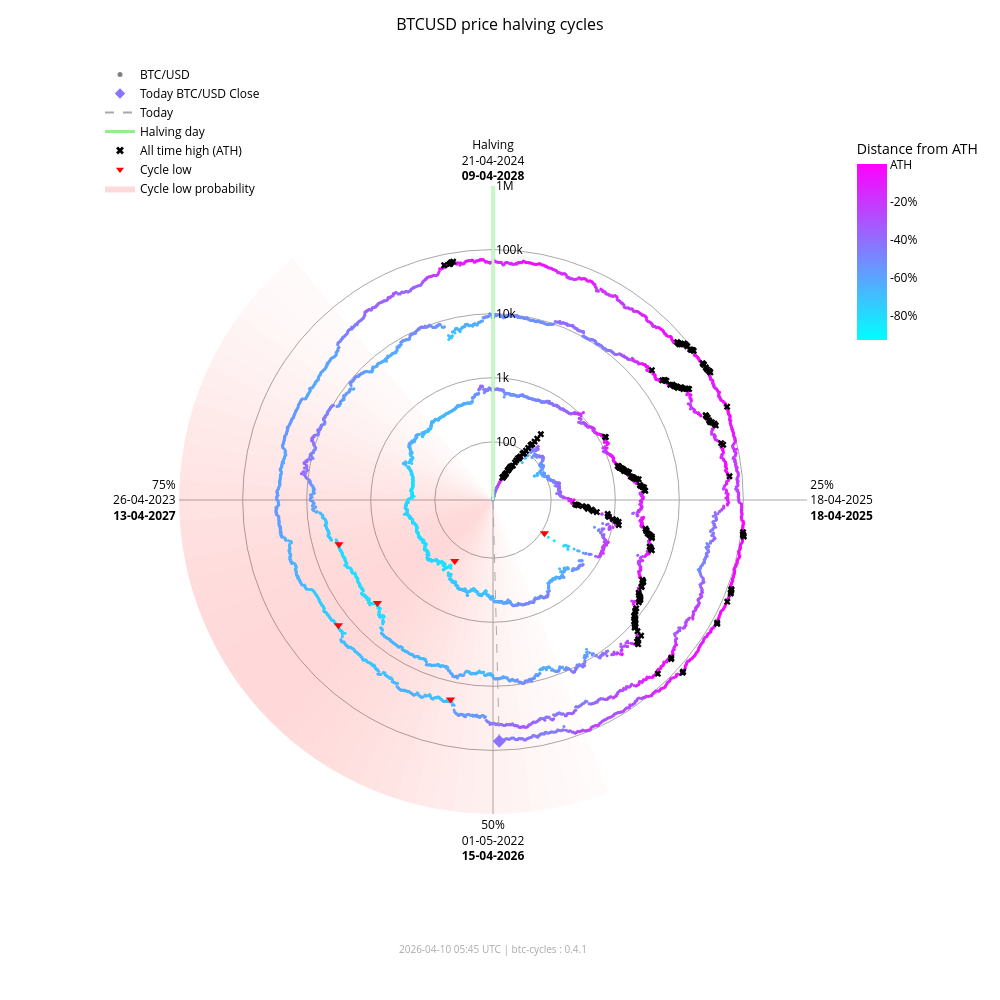

This figure's notebook cell:
### Markdown cell above
### Interactive chart (plotly)

### Code cell
fig_interactive = btc.plot(
    kind="interactive",
    from_date="2012-11-28",
)
# plotly config for interactivity
config = {"scrollZoom": True, "displayModeBar": True}
# display in notebook
fig_interactive.show(config=config)

### Figure 1 — Plotly figure (JSON) as saved in the notebook; plotly's stock layout.template omitted (floating-point values rounded to 4 significant figures; data arrays with more than 128 entries replaced by an {"elided": "..."} marker saying what was removed)
{"data": [{"fill": "toself", "fillcolor": "rgba(255,0,0,0.017168280509461755)", "hoverinfo": "skip", "line": {"width": 0}, "mode": "lines", "r": [12.35, 1000000, 1000000, 12.35, 12.35], "showlegend": false, "theta": [158.4, 158.4, 162.0, 162.0, 158.4], "type": "scatterpolar"}, {"fill": "toself", "fillcolor": "rgba(255,0,0,0.022114794501891175)", "hoverinfo": "skip", "line": {"width": 0}, "mode": "lines", "r": [12.35, 1000000, 1000000, 12.35, 12.35], "showlegend": false, "theta": [162.0, 162.0, 165.6, 165.6, 162.0], "type": "scatterpolar"}, {"fill": "toself", "fillcolor": "rgba(255,0,0,0.02790404259511669)", "hoverinfo": "skip", "line": {"width": 0}, "mode": "lines", "r": [12.35, 1000000, 1000000, 12.35, 12.35], "showlegend": false, "theta": [165.6, 165.6, 169.2, 169.2, 165.6], "type": "scatterpolar"}, {"fill": "toself", "fillcolor": "rgba(255,0,0,0.034518294852420334)", "hoverinfo": "skip", "line": {"width": 0}, "mode": "lines", "r": [12.35, 1000000, 1000000, 12.35, 12.35], "showlegend": false, "theta": [169.2, 169.2, 172.8, 172.8, 169.2], "type": "scatterpolar"}, {"fill": "toself", "fillcolor": "rgba(255,0,0,0.041901979682821514)", "hoverinfo": "skip", "line": {"width": 0}, "mode": "lines", "r": [12.35, 1000000, 1000000, 12.35, 12.35], "showlegend": false, "theta": [172.8, 172.8, 176.4, 176.4, 172.8], "type": "scatterpolar"}, {"fill": "toself", "fillcolor": "rgba(255,0,0,0.04996405861294358)", "hoverinfo": "skip", "line": {"width": 0}, "mode": "lines", "r": [12.35, 1000000, 1000000, 12.35, 12.35], "showlegend": false, "theta": [176.4, 176.4, 180.0, 180.0, 176.4], "type": "scatterpolar"}, {"fill": "toself", "fillcolor": "rgba(255,0,0,0.05858349692240514)", "hoverinfo": "skip", "line": {"width": 0}, "mode": "lines", "r": [12.35, 1000000, 1000000, 12.35, 12.35], "showlegend": false, "theta": [180.0, 180.0, 183.6, 183.6, 180.0], "type": "scatterpolar"}, {"fill": "toself", "fillcolor": "rgba(255,0,0,0.06761662035375064)", "hoverinfo": "skip", "line": {"width": 0}, "mode": "lines", "r": [12.35, 1000000, 1000000, 12.35, 12.35], "showlegend": false, "theta": [183.6, 183.6, 187.2, 187.2, 183.6], "type": "scatterpolar"}, {"fill": "toself", "fillcolor": "rgba(255,0,0,0.07690481219944661)", "hoverinfo": "skip", "line": {"width": 0}, "mode": "lines", "r": [12.35, 1000000, 1000000, 12.35, 12.35], "showlegend": false, "theta": [187.2, 187.2, 190.8, 190.8, 187.2], "type": "scatterpolar"}, {"fill": "toself", "fillcolor": "rgba(255,0,0,0.08628112000611096)", "hoverinfo": "skip", "line": {"width": 0}, "mode": "lines", "r": [12.35, 1000000, 1000000, 12.35, 12.35], "showlegend": false, "theta": [190.8, 190.8, 194.4, 194.4, 190.8], "type": "scatterpolar"}, {"fill": "toself", "fillcolor": "rgba(255,0,0,0.09557490841018089)", "hoverinfo": "skip", "line": {"width": 0}, "mode": "lines", "r": [12.35, 1000000, 1000000, 12.35, 12.35], "showlegend": false, "theta": [194.4, 194.4, 198.0, 198.0, 194.4], "type": "scatterpolar"}, {"fill": "toself", "fillcolor": "rgba(255,0,0,0.10461455782963762)", "hoverinfo": "skip", "line": {"width": 0}, "mode": "lines", "r": [12.35, 1000000, 1000000, 12.35, 12.35], "showlegend": false, "theta": [198.0, 198.0, 201.6, 201.6, 198.0], "type": "scatterpolar"}, {"fill": "toself", "fillcolor": "rgba(255,0,0,0.11322908719652829)", "hoverinfo": "skip", "line": {"width": 0}, "mode": "lines", "r": [12.35, 1000000, 1000000, 12.35, 12.35], "showlegend": false, "theta": [201.6, 201.6, 205.2, 205.2, 201.6], "type": "scatterpolar"}, {"fill": "toself", "fillcolor": "rgba(255,0,0,0.12125015337052986)", "hoverinfo": "skip", "line": {"width": 0}, "mode": "lines", "r": [12.35, 1000000, 1000000, 12.35, 12.35], "showlegend": false, "theta": [205.2, 205.2, 208.8, 208.8, 205.2], "type": "scatterpolar"}, {"fill": "toself", "fillcolor": "rgba(255,0,0,0.12851590515331976)", "hoverinfo": "skip", "line": {"width": 0}, "mode": "lines", "r": [12.35, 1000000, 1000000, 12.35, 12.35], "showlegend": false, "theta": [208.8, 208.8, 212.4, 212.4, 208.8], "type": "scatterpolar"}, {"fill": "toself", "fillcolor": "rgba(255,0,0,0.13487757461161184)", "hoverinfo": "skip", "line": {"width": 0}, "mode": "lines", "r": [12.35, 1000000, 1000000, 12.35, 12.35], "showlegend": false, "theta": [212.4, 212.4, 216.0, 216.0, 212.4], "type": "scatterpolar"}, {"fill": "toself", "fillcolor": "rgba(255,0,0,0.14020862181849592)", "hoverinfo": "skip", "line": {"width": 0}, "mode": "lines", "r": [12.35, 1000000, 1000000, 12.35, 12.35], "showlegend": false, "theta": [216.0, 216.0, 219.6, 219.6, 216.0], "type": "scatterpolar"}, {"fill": "toself", "fillcolor": "rgba(255,0,0,0.14441504950654527)", "hoverinfo": "skip", "line": {"width": 0}, "mode": "lines", "r": [12.35, 1000000, 1000000, 12.35, 12.35], "showlegend": false, "theta": [219.6, 219.6, 223.2, 223.2, 219.6], "type": "scatterpolar"}, {"fill": "toself", "fillcolor": "rgba(255,0,0,0.14744459351271713)", "hoverinfo": "skip", "line": {"width": 0}, "mode": "lines", "r": [12.35, 1000000, 1000000, 12.35, 12.35], "showlegend": false, "theta": [223.2, 223.2, 226.8, 226.8, 223.2], "type": "scatterpolar"}, {"fill": "toself", "fillcolor": "rgba(255,0,0,0.14929223192296423)", "hoverinfo": "skip", "line": {"width": 0}, "mode": "lines", "r": [12.35, 1000000, 1000000, 12.35, 12.35], "showlegend": false, "theta": [226.8, 226.8, 230.4, 230.4, 226.8], "type": "scatterpolar"}, {"fill": "toself", "fillcolor": "rgba(255,0,0,0.15)", "hoverinfo": "skip", "line": {"width": 0}, "mode": "lines", "r": [12.35, 1000000, 1000000, 12.35, 12.35], "showlegend": false, "theta": [230.4, 230.4, 234.0, 234.0, 230.4], "type": "scatterpolar"}, {"fill": "toself", "fillcolor": "rgba(255,0,0,0.14965033825231114)", "hoverinfo": "skip", "line": {"width": 0}, "mode": "lines", "r": [12.35, 1000000, 1000000, 12.35, 12.35], "showlegend": false, "theta": [234.0, 234.0, 237.6, 237.6, 234.0], "type": "scatterpolar"}, {"fill": "toself", "fillcolor": "rgba(255,0,0,0.14835378057909807)", "hoverinfo": "skip", "line": {"width": 0}, "mode": "lines", "r": [12.35, 1000000, 1000000, 12.35, 12.35], "showlegend": false, "theta": [237.6, 237.6, 241.2, 241.2, 237.6], "type": "scatterpolar"}, {"fill": "toself", "fillcolor": "rgba(255,0,0,0.14623322283554635)", "hoverinfo": "skip", "line": {"width": 0}, "mode": "lines", "r": [12.35, 1000000, 1000000, 12.35, 12.35], "showlegend": false, "theta": [241.2, 241.2, 244.8, 244.8, 241.2], "type": "scatterpolar"}, {"fill": "toself", "fillcolor": "rgba(255,0,0,0.1434078538226231)", "hoverinfo": "skip", "line": {"width": 0}, "mode": "lines", "r": [12.35, 1000000, 1000000, 12.35, 12.35], "showlegend": false, "theta": [244.8, 244.8, 248.4, 248.4, 244.8], "type": "scatterpolar"}, {"fill": "toself", "fillcolor": "rgba(255,0,0,0.13997983179373427)", "hoverinfo": "skip", "line": {"width": 0}, "mode": "lines", "r": [12.35, 1000000, 1000000, 12.35, 12.35], "showlegend": false, "theta": [248.4, 248.4, 252.0, 252.0, 248.4], "type": "scatterpolar"}, {"fill": "toself", "fillcolor": "rgba(255,0,0,0.13602598258454268)", "hoverinfo": "skip", "line": {"width": 0}, "mode": "lines", "r": [12.35, 1000000, 1000000, 12.35, 12.35], "showlegend": false, "theta": [252.0, 252.0, 255.6, 255.6, 252.0], "type": "scatterpolar"}, {"fill": "toself", "fillcolor": "rgba(255,0,0,0.13159547355344953)", "hoverinfo": "skip", "line": {"width": 0}, "mode": "lines", "r": [12.35, 1000000, 1000000, 12.35, 12.35], "showlegend": false, "theta": [255.6, 255.6, 259.2, 259.2, 255.6], "type": "scatterpolar"}, {"fill": "toself", "fillcolor": "rgba(255,0,0,0.12671301775492697)", "hoverinfo": "skip", "line": {"width": 0}, "mode": "lines", "r": [12.35, 1000000, 1000000, 12.35, 12.35], "showlegend": false, "theta": [259.2, 259.2, 262.8, 262.8, 259.2], "type": "scatterpolar"}, {"fill": "toself", "fillcolor": "rgba(255,0,0,0.12138610149219965)", "hoverinfo": "skip", "line": {"width": 0}, "mode": "lines", "r": [12.35, 1000000, 1000000, 12.35, 12.35], "showlegend": false, "theta": [262.8, 262.8, 266.4, 266.4, 262.8], "type": "scatterpolar"}, {"fill": "toself", "fillcolor": "rgba(255,0,0,0.1156142551644921)", "hoverinfo": "skip", "line": {"width": 0}, "mode": "lines", "r": [12.35, 1000000, 1000000, 12.35, 12.35], "showlegend": false, "theta": [266.4, 266.4, 270.0, 270.0, 266.4], "type": "scatterpolar"}, {"fill": "toself", "fillcolor": "rgba(255,0,0,0.10939851441251548)", "hoverinfo": "skip", "line": {"width": 0}, "mode": "lines", "r": [12.35, 1000000, 1000000, 12.35, 12.35], "showlegend": false, "theta": [270.0, 270.0, 273.6, 273.6, 270.0], "type": "scatterpolar"}, {"fill": "toself", "fillcolor": "rgba(255,0,0,0.10274974912946185)", "hoverinfo": "skip", "line": {"width": 0}, "mode": "lines", "r": [12.35, 1000000, 1000000, 12.35, 12.35], "showlegend": false, "theta": [273.6, 273.6, 277.2, 277.2, 273.6], "type": "scatterpolar"}, {"fill": "toself", "fillcolor": "rgba(255,0,0,0.09569517349791425)", "hoverinfo": "skip", "line": {"width": 0}, "mode": "lines", "r": [12.35, 1000000, 1000000, 12.35, 12.35], "showlegend": false, "theta": [277.2, 277.2, 280.8, 280.8, 277.2], "type": "scatterpolar"}, {"fill": "toself", "fillcolor": "rgba(255,0,0,0.08828282625646727)", "hoverinfo": "skip", "line": {"width": 0}, "mode": "lines", "r": [12.35, 1000000, 1000000, 12.35, 12.35], "showlegend": false, "theta": [280.8, 280.8, 284.4, 284.4, 280.8], "type": "scatterpolar"}, {"fill": "toself", "fillcolor": "rgba(255,0,0,0.08058400018765345)", "hoverinfo": "skip", "line": {"width": 0}, "mode": "lines", "r": [12.35, 1000000, 1000000, 12.35, 12.35], "showlegend": false, "theta": [284.4, 284.4, 288.0, 288.0, 284.4], "type": "scatterpolar"}, {"fill": "toself", "fillcolor": "rgba(255,0,0,0.07269354608292704)", "hoverinfo": "skip", "line": {"width": 0}, "mode": "lines", "r": [12.35, 1000000, 1000000, 12.35, 12.35], "showlegend": false, "theta": [288.0, 288.0, 291.6, 291.6, 288.0], "type": "scatterpolar"}, {"fill": "toself", "fillcolor": "rgba(255,0,0,0.06472784449068783)", "hoverinfo": "skip", "line": {"width": 0}, "mode": "lines", "r": [12.35, 1000000, 1000000, 12.35, 12.35], "showlegend": false, "theta": [291.6, 291.6, 295.2, 295.2, 291.6], "type": "scatterpolar"}, {"fill": "toself", "fillcolor": "rgba(255,0,0,0.05682021976743955)", "hoverinfo": "skip", "line": {"width": 0}, "mode": "lines", "r": [12.35, 1000000, 1000000, 12.35, 12.35], "showlegend": false, "theta": [295.2, 295.2, 298.8, 298.8, 295.2], "type": "scatterpolar"}, {"fill": "toself", "fillcolor": "rgba(255,0,0,0.04911378436707333)", "hoverinfo": "skip", "line": {"width": 0}, "mode": "lines", "r": [12.35, 1000000, 1000000, 12.35, 12.35], "showlegend": false, "theta": [298.8, 298.8, 302.4, 302.4, 298.8], "type": "scatterpolar"}, {"fill": "toself", "fillcolor": "rgba(255,0,0,0.04175213714896469)", "hoverinfo": "skip", "line": {"width": 0}, "mode": "lines", "r": [12.35, 1000000, 1000000, 12.35, 12.35], "showlegend": false, "theta": [302.4, 302.4, 306.0, 306.0, 302.4], "type": "scatterpolar"}, {"fill": "toself", "fillcolor": "rgba(255,0,0,0.034868865657538876)", "hoverinfo": "skip", "line": {"width": 0}, "mode": "lines", "r": [12.35, 1000000, 1000000, 12.35, 12.35], "showlegend": false, "theta": [306.0, 306.0, 309.6, 309.6, 306.0], "type": "scatterpolar"}, {"fill": "toself", "fillcolor": "rgba(255,0,0,0.02857722515334582)", "hoverinfo": "skip", "line": {"width": 0}, "mode": "lines", "r": [12.35, 1000000, 1000000, 12.35, 12.35], "showlegend": false, "theta": [309.6, 309.6, 313.2, 313.2, 309.6], "type": "scatterpolar"}, {"fill": "toself", "fillcolor": "rgba(255,0,0,0.022961515313555197)", "hoverinfo": "skip", "line": {"width": 0}, "mode": "lines", "r": [12.35, 1000000, 1000000, 12.35, 12.35], "showlegend": false, "theta": [313.2, 313.2, 316.8, 316.8, 313.2], "type": "scatterpolar"}, {"fill": "toself", "fillcolor": "rgba(255,0,0,0.01807146942917362)", "hoverinfo": "skip", "line": {"width": 0}, "mode": "lines", "r": [12.35, 1000000, 1000000, 12.35, 12.35], "showlegend": false, "theta": [316.8, 316.8, 320.4, 320.4, 316.8], "type": "scatterpolar"}, {"hoverinfo": "text", "marker": {"color": {"elided": "4882 str values"}, "size": 3}, "mode": "markers", "r": {"elided": "4882 float values"}, "showlegend": false, "text": {"elided": "4882 str values"}, "theta": {"elided": "4882 float values"}, "type": "scatterpolar"}, {"hoverinfo": "skip", "line": {"color": "lightgreen", "width": 3}, "mode": "lines", "r": [12.35, 1000000], "showlegend": false, "theta": [0, 0], "type": "scatterpolar"}, {"hoverinfo": "skip", "line": {"color": "darkgrey", "dash": "dash", "width": 1}, "mode": "lines", "r": [12.35, 72190.0], "showlegend": false, "theta": [178.5, 178.5], "type": "scatterpolar"}, {"hoverinfo": "text", "marker": {"color": "#8c73ff", "size": 10, "symbol": "diamond"}, "mode": "markers", "r": [72190.0], "showlegend": false, "text": ["Today<br>Date: 2026-04-10<br>Price: $72,192.80"], "theta": [178.5], "type": "scatterpolar"}, {"hoverinfo": "text", "marker": {"color": "black", "size": 6, "symbol": "x"}, "mode": "markers", "r": {"elided": "195 float values"}, "showlegend": false, "text": {"elided": "195 str values"}, "theta": {"elided": "195 float values"}, "type": "scatterpolar"}, {"hoverinfo": "text", "marker": {"color": "red", "size": 8, "symbol": "triangle-down"}, "mode": "markers", "r": [111.6, 164.9, 3233.0, 3925.0, 18950.0, 15760.0], "showlegend": false, "text": ["Cycle Low<br>Date: 2014-02-21<br>Price: $111.56<br>ATH distance: -91.0%", "Cycle Low<br>Date: 2015-01-14<br>Price: $164.92<br>ATH distance: -86.7%", "Cycle Low<br>Date: 2018-12-15<br>Price: $3,232.51<br>ATH distance: -83.3%", "Cycle Low<br>Date: 2019-03-25<br>Price: $3,924.55<br>ATH distance: -79.7%", "Cycle Low<br>Date: 2022-06-18<br>Price: $18,954.25<br>ATH distance: -71.9%", "Cycle Low<br>Date: 2022-11-21<br>Price: $15,760.19<br>ATH distance: -76.7%"], "theta": [122.8, 212.1, 228.3, 254.0, 192.0, 231.0], "type": "scatterpolar"}, {"marker": {"color": "grey", "size": 5}, "mode": "markers", "name": "BTC/USD", "r": [null], "theta": [null], "type": "scatterpolar"}, {"marker": {"color": "#8c73ff", "size": 8, "symbol": "diamond"}, "mode": "markers", "name": "Today BTC/USD Close", "r": [null], "theta": [null], "type": "scatterpolar"}, {"line": {"color": "darkgrey", "dash": "dash"}, "mode": "lines", "name": "Today", "r": [null], "theta": [null], "type": "scatterpolar"}, {"line": {"color": "lightgreen", "width": 3}, "mode": "lines", "name": "Halving day", "r": [null], "theta": [null], "type": "scatterpolar"}, {"marker": {"color": "black", "size": 7, "symbol": "x"}, "mode": "markers", "name": "All time high (ATH)", "r": [null], "theta": [null], "type": "scatterpolar"}, {"marker": {"color": "red", "size": 7, "symbol": "triangle-down"}, "mode": "markers", "name": "Cycle low", "r": [null], "theta": [null], "type": "scatterpolar"}, {"fill": "toself", "fillcolor": "rgba(255,0,0,0.15)", "line": {"width": 0}, "mode": "lines", "name": "Cycle low probability", "r": [null], "theta": [null], "type": "scatterpolar"}, {"hoverinfo": "skip", "marker": {"cmax": 0, "cmin": -0.9307, "color": [0], "colorbar": {"len": 0.25, "ticktext": ["ATH", "-20%", "-40%", "-60%", "-80%", "-100%"], "tickvals": [0, -0.2, -0.4, -0.6, -0.8, -1.0], "title": {"text": "Distance from ATH"}, "x": 0.95, "y": 0.92, "yanchor": "top"}, "colorscale": {"elided": "256x2 mixed values"}, "showscale": true, "size": 0}, "mode": "markers", "r": [null], "showlegend": false, "theta": [null], "type": "scatterpolar"}], "layout": {"annotations": [{"font": {"color": "darkgrey", "size": 10}, "showarrow": false, "text": "2026-04-10 05:45 UTC | btc-cycles : 0.4.1", "x": 0.5, "xref": "paper", "y": -0.02, "yref": "paper"}], "font": {"color": "black"}, "height": 1000, "legend": {"bgcolor": "rgba(0,0,0,0)", "font": {"color": "black"}, "x": 0.0, "y": 1.0}, "margin": {"b": 60, "l": 100, "r": 80, "t": 60}, "paper_bgcolor": "white", "plot_bgcolor": "white", "polar": {"angularaxis": {"color": "black", "direction": "clockwise", "gridcolor": "darkgrey", "rotation": 90, "ticktext": ["Halving<br>21-04-2024<br><b>09-04-2028</b>", "25%<br>18-04-2025<br><b>18-04-2025</b>", "50%<br>01-05-2022<br><b>15-04-2026</b>", "75%<br>26-04-2023<br><b>13-04-2027</b>"], "tickvals": [0, 90, 180, 270]}, "bgcolor": "white", "domain": {"x": [0.1, 0.9], "y": [0.05, 0.95]}, "radialaxis": {"angle": 90, "color": "black", "gridcolor": "darkgrey", "range": [1.092, 6.0], "tickangle": 90, "ticktext": ["100", "1k", "10k", "100k", "1M"], "tickvals": [100, 1000, 10000, 100000, 1000000], "type": "log"}}, "title": {"font": {"color": "black", "size": 16}, "text": "BTCUSD price halving cycles", "x": 0.5}, "width": 1000}}
